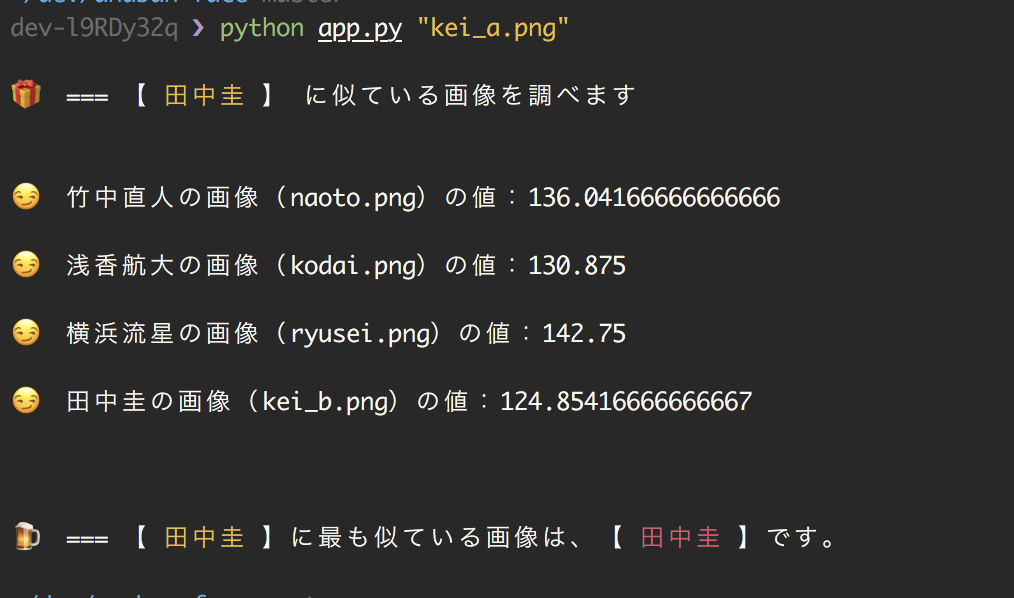
#> input picture images/anaban-face_1.png, 1014 x 598 px, given in place of 05.png, which was not available
$ python feature_detection.py
#> lines starting #> are read from the running program, lines starting #| are printed output that depends on the picture; long printed decimals are rounded; pictures that were not available may be replaced by others from this repository, and a replacement may not be noted
#!/usr/bin/env python3

# -*- coding: UTF-8 -*-

"""feature detection."""

import cv2
import os

TARGET_FILE = '05.png'
IMG_DIR = os.path.abspath(os.path.dirname(__file__)) + '/images/'
IMG_SIZE = (200, 200)

target_img_path = IMG_DIR + TARGET_FILE
target_img = cv2.imread(target_img_path, cv2.IMREAD_GRAYSCALE)
#> target_img: shape (598, 1014); min 23, max 252, mean 47.7
target_img = cv2.resize(target_img, IMG_SIZE)
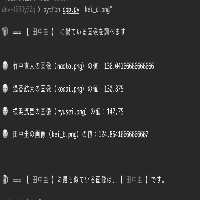
#> target_img: shape (200, 200); min 38, max 251, mean 47.6

bf = cv2.BFMatcher(cv2.NORM_HAMMING)
# detector = cv2.ORB_create()
detector = cv2.AKAZE_create()
(target_kp, target_des) = detector.detectAndCompute(target_img, None)
#> target_kp = 51 keypoints; strongest (x, y, size): (95, 89, 4.8), (42, 134, 4.8), (95, 65, 4.8), (72, 135, 5.7)

print('TARGET_FILE: %s' % (TARGET_FILE))

files = os.listdir(IMG_DIR)
for file in files:
    if file == '.DS_Store' or file == TARGET_FILE:
        continue

    comparing_img_path = IMG_DIR + file
    try:
        comparing_img = cv2.imread(comparing_img_path, cv2.IMREAD_GRAYSCALE)
        comparing_img = cv2.resize(comparing_img, IMG_SIZE)
        (comparing_kp, comparing_des) = detector.detectAndCompute(comparing_img, None)
#> comparing_kp has the same summary as target_kp
        matches = bf.match(target_des, comparing_des)
#> matches = 51 matches
        dist = [m.distance for m in matches]
#> dist = 51 values from 0 to 0
        ret = sum(dist) / len(dist)
#> ret = 0
    except cv2.error:
        ret = 100000

    print(file, ret)
#| anaban-face_1.png 0.0
#> pass 2 of the loop `for file in files:`:
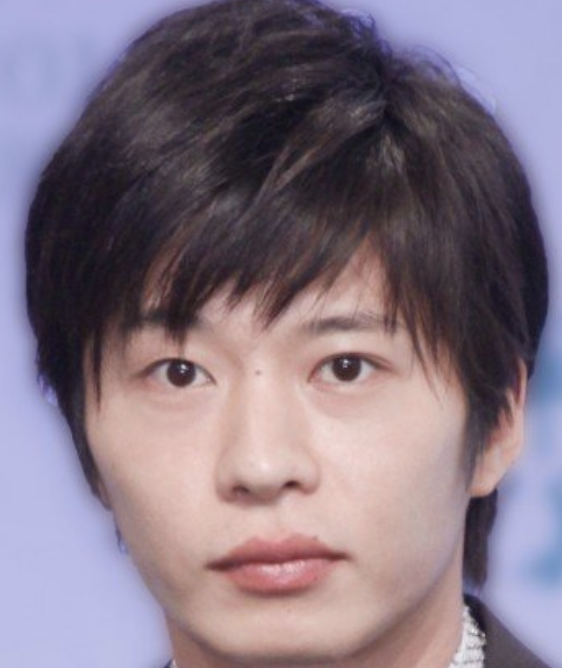
#> input picture images/kei_a.png, 562 x 668 px
#> `comparing_img = cv2.imread(comparing_img_path, cv2.IMREAD_GRAYSCALE)`:
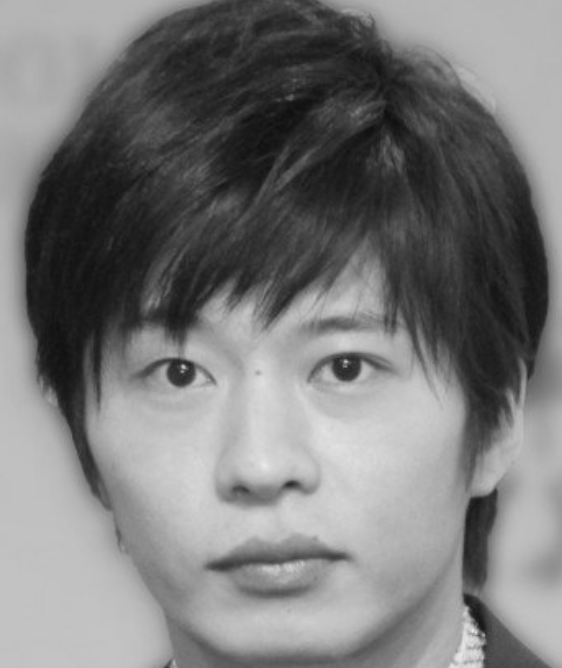
#> comparing_img: shape (668, 562); min 14, max 239, mean 121.7
#> `comparing_img = cv2.resize(comparing_img, IMG_SIZE)`:
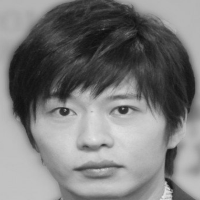
#> comparing_img: shape (200, 200); min 15, max 232, mean 121.6
#> comparing_kp = 48 keypoints; strongest (x, y, size): (123, 110, 8.1), (64, 111, 5.7), (63, 95, 8.1), (85, 147, 5.7)
#> dist = 51 values, max 203 at index 47, min 135 at index 50, mean 171.7
#> ret = 171.7
#| kei_a.png 171.745
#> pass 3 of the loop `for file in files:`:
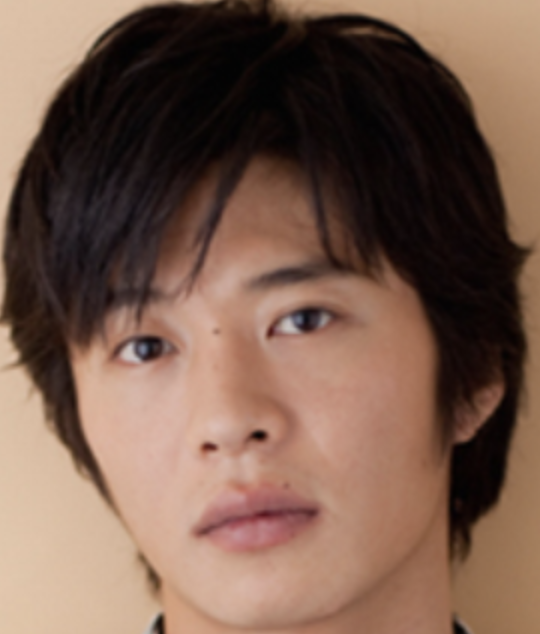
#> input picture images/kei_b.png, 540 x 634 px
#> `comparing_img = cv2.imread(comparing_img_path, cv2.IMREAD_GRAYSCALE)`:
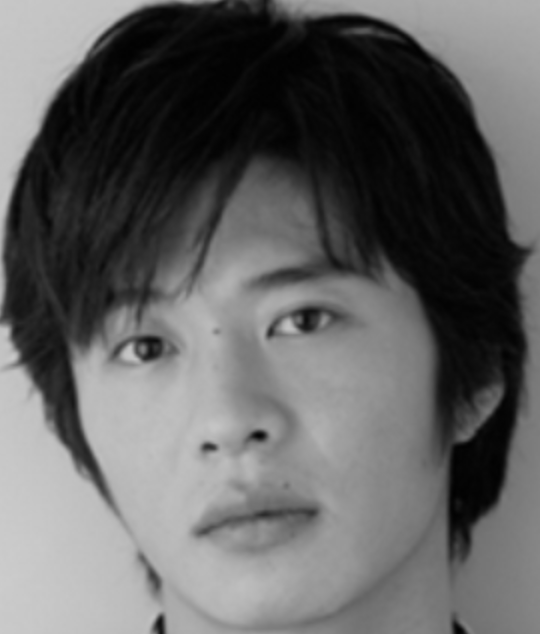
#> comparing_img: shape (634, 540); min 1, max 204, mean 98.4
#> `comparing_img = cv2.resize(comparing_img, IMG_SIZE)`:
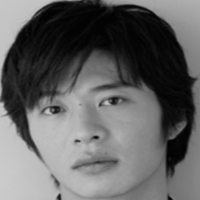
#> comparing_img: shape (200, 200); min 1, max 204, mean 98.3
#> comparing_kp = 30 keypoints; strongest (x, y, size): (114, 100, 8.1), (113, 100, 5.7), (56, 109, 5.7), (95, 137, 4.8)
#> dist = 51 values, max 220 at index 32, min 134 at index 50, mean 193
#> ret = 193
#| kei_b.png 192.961
#> the loop made 4 passes; the first 3 are shown
